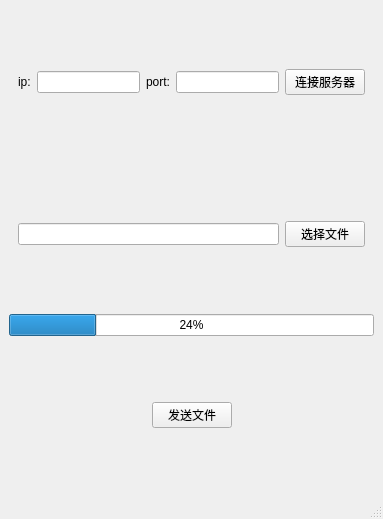
<?xml version="1.0" encoding="UTF-8"?>
<ui version="4.0">
 <class>MainWindow</class>
 <widget class="QMainWindow" name="MainWindow">
  <property name="geometry">
   <rect>
    <x>0</x>
    <y>0</y>
    <width>383</width>
    <height>519</height>
   </rect>
  </property>
  <property name="windowTitle">
   <string>MainWindow</string>
  </property>
  <widget class="QWidget" name="centralwidget">
   <layout class="QVBoxLayout" name="verticalLayout">
    <item>
     <widget class="QWidget" name="widget" native="true">
      <layout class="QHBoxLayout" name="horizontalLayout">
       <item>
        <widget class="QLabel" name="label">
         <property name="text">
          <string>ip:</string>
         </property>
        </widget>
       </item>
       <item>
        <widget class="QLineEdit" name="lineEdit_ip"/>
       </item>
       <item>
        <widget class="QLabel" name="label_2">
         <property name="text">
          <string>port:</string>
         </property>
        </widget>
       </item>
       <item>
        <widget class="QLineEdit" name="lineEdit_port"/>
       </item>
       <item>
        <widget class="QPushButton" name="btn_connect">
         <property name="text">
          <string>连接服务器</string>
         </property>
        </widget>
       </item>
      </layout>
     </widget>
    </item>
    <item>
     <widget class="QWidget" name="widget_2" native="true">
      <layout class="QHBoxLayout" name="horizontalLayout_2">
       <item>
        <widget class="QLineEdit" name="lineEdit_filePath"/>
       </item>
       <item>
        <widget class="QPushButton" name="btn_selectFile">
         <property name="text">
          <string>选择文件</string>
         </property>
        </widget>
       </item>
      </layout>
     </widget>
    </item>
    <item>
     <widget class="QProgressBar" name="progressBar">
      <property name="value">
       <number>24</number>
      </property>
     </widget>
    </item>
    <item>
     <widget class="QWidget" name="widget_3" native="true">
      <layout class="QHBoxLayout" name="horizontalLayout_3">
       <item>
        <spacer name="horizontalSpacer">
         <property name="orientation">
          <enum>Qt::Horizontal</enum>
         </property>
         <property name="sizeHint" stdset="0">
          <size>
           <width>120</width>
           <height>20</height>
          </size>
         </property>
        </spacer>
       </item>
       <item>
        <widget class="QPushButton" name="btn_sendFile">
         <property name="text">
          <string>发送文件</string>
         </property>
        </widget>
       </item>
       <item>
        <spacer name="horizontalSpacer_2">
         <property name="orientation">
          <enum>Qt::Horizontal</enum>
         </property>
         <property name="sizeHint" stdset="0">
          <size>
           <width>119</width>
           <height>20</height>
          </size>
         </property>
        </spacer>
       </item>
      </layout>
     </widget>
    </item>
   </layout>
  </widget>
  <widget class="QMenuBar" name="menubar">
   <property name="geometry">
    <rect>
     <x>0</x>
     <y>0</y>
     <width>383</width>
     <height>25</height>
    </rect>
   </property>
  </widget>
  <widget class="QStatusBar" name="statusbar"/>
 </widget>
 <resources/>
 <connections/>
</ui>
